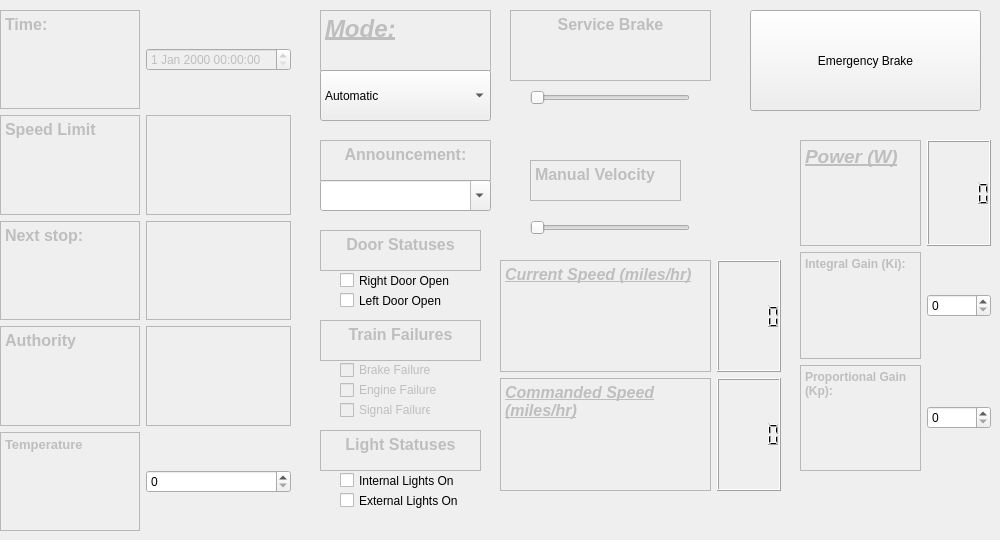
    <widget class="QWidget" name="manual">
     <attribute name="title">
      <string>Main Page</string>
     </attribute>
     <widget class="QCheckBox" name="leftdoor">
      <property name="geometry">
       <rect>
        <x>340</x>
        <y>280</y>
        <width>131</width>
        <height>41</height>
       </rect>
      </property>
      <property name="text">
       <string>Left Door Open</string>
      </property>
     </widget>
     <widget class="QCheckBox" name="rightdoor">
      <property name="geometry">
       <rect>
        <x>340</x>
        <y>270</y>
        <width>111</width>
        <height>21</height>
       </rect>
      </property>
      <property name="text">
       <string>Right Door Open</string>
      </property>
     </widget>
     <widget class="QCheckBox" name="internallight">
      <property name="geometry">
       <rect>
        <x>340</x>
        <y>470</y>
        <width>121</width>
        <height>21</height>
       </rect>
      </property>
      <property name="text">
       <string>Internal Lights On</string>
      </property>
     </widget>
     <widget class="QCheckBox" name="externallight">
      <property name="geometry">
       <rect>
        <x>340</x>
        <y>490</y>
        <width>121</width>
        <height>21</height>
       </rect>
      </property>
      <property name="text">
       <string>External Lights On</string>
      </property>
     </widget>
     <widget class="QTextEdit" name="textEdit">
      <property name="enabled">
       <bool>false</bool>
      </property>
      <property name="geometry">
       <rect>
        <x>320</x>
        <y>430</y>
        <width>161</width>
        <height>41</height>
       </rect>
      </property>
      <property name="html">
       <string>&lt;!DOCTYPE HTML PUBLIC &quot;-//W3C//DTD HTML 4.0//EN&quot; &quot;http://www.w3.org/TR/REC-html40/strict.dtd&quot;&gt;
&lt;html&gt;&lt;head&gt;&lt;meta name=&quot;qrichtext&quot; content=&quot;1&quot; /&gt;&lt;meta charset=&quot;utf-8&quot; /&gt;&lt;style type=&quot;text/css&quot;&gt;
p, li { white-space: pre-wrap; }
hr { height: 1px; border-width: 0; }
li.unchecked::marker { content: &quot;\2610&quot;; }
li.checked::marker { content: &quot;\2612&quot;; }
&lt;/style&gt;&lt;/head&gt;&lt;body style=&quot; font-family:'Segoe UI'; font-size:9pt; font-weight:400; font-style:normal;&quot;&gt;
&lt;p align=&quot;center&quot; style=&quot; margin-top:0px; margin-bottom:0px; margin-left:0px; margin-right:0px; -qt-block-indent:0; text-indent:0px;&quot;&gt;&lt;span style=&quot; font-size:12pt; font-weight:700;&quot;&gt;Light Statuses&lt;/span&gt;&lt;/p&gt;&lt;/body&gt;&lt;/html&gt;</string>
      </property>
     </widget>
     <widget class="QTextEdit" name="textEdit_3">
      <property name="enabled">
       <bool>false</bool>
      </property>
      <property name="geometry">
       <rect>
        <x>320</x>
        <y>230</y>
        <width>161</width>
        <height>41</height>
       </rect>
      </property>
      <property name="html">
       <string>&lt;!DOCTYPE HTML PUBLIC &quot;-//W3C//DTD HTML 4.0//EN&quot; &quot;http://www.w3.org/TR/REC-html40/strict.dtd&quot;&gt;
&lt;html&gt;&lt;head&gt;&lt;meta name=&quot;qrichtext&quot; content=&quot;1&quot; /&gt;&lt;meta charset=&quot;utf-8&quot; /&gt;&lt;style type=&quot;text/css&quot;&gt;
p, li { white-space: pre-wrap; }
hr { height: 1px; border-width: 0; }
li.unchecked::marker { content: &quot;\2610&quot;; }
li.checked::marker { content: &quot;\2612&quot;; }
&lt;/style&gt;&lt;/head&gt;&lt;body style=&quot; font-family:'Segoe UI'; font-size:9pt; font-weight:400; font-style:normal;&quot;&gt;
&lt;p align=&quot;center&quot; style=&quot; margin-top:0px; margin-bottom:0px; margin-left:0px; margin-right:0px; -qt-block-indent:0; text-indent:0px;&quot;&gt;&lt;span style=&quot; font-size:12pt; font-weight:700;&quot;&gt;Door Statuses&lt;/span&gt;&lt;/p&gt;&lt;/body&gt;&lt;/html&gt;</string>
      </property>
     </widget>
     <widget class="QPushButton" name="ebrake">
      <property name="geometry">
       <rect>
        <x>750</x>
        <y>10</y>
        <width>231</width>
        <height>101</height>
       </rect>
      </property>
      <property name="toolTip">
       <string>&lt;html&gt;&lt;head/&gt;&lt;body&gt;&lt;p&gt;&lt;br/&gt;&lt;/p&gt;&lt;/body&gt;&lt;/html&gt;</string>
      </property>
      <property name="text">
       <string>Emergency Brake</string>
      </property>
     </widget>
     <widget class="QTextEdit" name="textEdit_2">
      <property name="enabled">
       <bool>false</bool>
      </property>
      <property name="geometry">
       <rect>
        <x>320</x>
        <y>140</y>
        <width>171</width>
        <height>41</height>
       </rect>
      </property>
      <property name="html">
       <string>&lt;!DOCTYPE HTML PUBLIC &quot;-//W3C//DTD HTML 4.0//EN&quot; &quot;http://www.w3.org/TR/REC-html40/strict.dtd&quot;&gt;
&lt;html&gt;&lt;head&gt;&lt;meta name=&quot;qrichtext&quot; content=&quot;1&quot; /&gt;&lt;meta charset=&quot;utf-8&quot; /&gt;&lt;style type=&quot;text/css&quot;&gt;
p, li { white-space: pre-wrap; }
hr { height: 1px; border-width: 0; }
li.unchecked::marker { content: &quot;\2610&quot;; }
li.checked::marker { content: &quot;\2612&quot;; }
&lt;/style&gt;&lt;/head&gt;&lt;body style=&quot; font-family:'Segoe UI'; font-size:9pt; font-weight:400; font-style:normal;&quot;&gt;
&lt;p align=&quot;center&quot; style=&quot; margin-top:0px; margin-bottom:0px; margin-left:0px; margin-right:0px; -qt-block-indent:0; text-indent:0px;&quot;&gt;&lt;span style=&quot; font-size:12pt; font-weight:700;&quot;&gt;Announcement:&lt;/span&gt;&lt;/p&gt;&lt;/body&gt;&lt;/html&gt;</string>
      </property>
     </widget>
     <widget class="QComboBox" name="announcement">
      <property name="enabled">
       <bool>true</bool>
      </property>
      <property name="geometry">
       <rect>
        <x>320</x>
        <y>180</y>
        <width>171</width>
        <height>31</height>
       </rect>
      </property>
      <property name="editable">
       <bool>true</bool>
      </property>
      <property name="duplicatesEnabled">
       <bool>false</bool>
      </property>
     </widget>
     <widget class="QTextEdit" name="manualtrainfailures">
      <property name="enabled">
       <bool>false</bool>
      </property>
      <property name="geometry">
       <rect>
        <x>320</x>
        <y>320</y>
        <width>161</width>
        <height>41</height>
       </rect>
      </property>
      <property name="html">
       <string>&lt;!DOCTYPE HTML PUBLIC &quot;-//W3C//DTD HTML 4.0//EN&quot; &quot;http://www.w3.org/TR/REC-html40/strict.dtd&quot;&gt;
&lt;html&gt;&lt;head&gt;&lt;meta name=&quot;qrichtext&quot; content=&quot;1&quot; /&gt;&lt;meta charset=&quot;utf-8&quot; /&gt;&lt;style type=&quot;text/css&quot;&gt;
p, li { white-space: pre-wrap; }
hr { height: 1px; border-width: 0; }
li.unchecked::marker { content: &quot;\2610&quot;; }
li.checked::marker { content: &quot;\2612&quot;; }
&lt;/style&gt;&lt;/head&gt;&lt;body style=&quot; font-family:'Segoe UI'; font-size:9pt; font-weight:400; font-style:normal;&quot;&gt;
&lt;p align=&quot;center&quot; style=&quot; margin-top:0px; margin-bottom:0px; margin-left:0px; margin-right:0px; -qt-block-indent:0; text-indent:0px;&quot;&gt;&lt;span style=&quot; font-size:12pt; font-weight:700;&quot;&gt;Train Failures&lt;/span&gt;&lt;/p&gt;&lt;/body&gt;&lt;/html&gt;</string>
      </property>
     </widget>
     <widget class="QWidget" name="gridLayoutWidget_2">
      <property name="geometry">
       <rect>
        <x>0</x>
        <y>10</y>
        <width>291</width>
        <height>521</height>
       </rect>
      </property>
      <layout class="QGridLayout" name="gridLayout_2">
       <item row="0" column="2">
        <widget class="QDateTimeEdit" name="time">
         <property name="enabled">
          <bool>false</bool>
         </property>
        </widget>
       </item>
       <item row="11" column="0">
        <widget class="QTextEdit" name="textEdit_8">
         <property name="enabled">
          <bool>false</bool>
         </property>
         <property name="html">
          <string>&lt;!DOCTYPE HTML PUBLIC &quot;-//W3C//DTD HTML 4.0//EN&quot; &quot;http://www.w3.org/TR/REC-html40/strict.dtd&quot;&gt;
&lt;html&gt;&lt;head&gt;&lt;meta name=&quot;qrichtext&quot; content=&quot;1&quot; /&gt;&lt;meta charset=&quot;utf-8&quot; /&gt;&lt;style type=&quot;text/css&quot;&gt;
p, li { white-space: pre-wrap; }
hr { height: 1px; border-width: 0; }
li.unchecked::marker { content: &quot;\2610&quot;; }
li.checked::marker { content: &quot;\2612&quot;; }
&lt;/style&gt;&lt;/head&gt;&lt;body style=&quot; font-family:'Segoe UI'; font-size:9pt; font-weight:400; font-style:normal;&quot;&gt;
&lt;p style=&quot; margin-top:0px; margin-bottom:0px; margin-left:0px; margin-right:0px; -qt-block-indent:0; text-indent:0px;&quot;&gt;&lt;span style=&quot; font-size:10pt; font-weight:700;&quot;&gt;Temperature&lt;/span&gt;&lt;/p&gt;&lt;/body&gt;&lt;/html&gt;</string>
         </property>
        </widget>
       </item>
       <item row="1" column="2">
        <widget class="QTextEdit" name="speedlimit">
         <property name="enabled">
          <bool>false</bool>
         </property>
        </widget>
       </item>
       <item row="11" column="2">
        <widget class="QSpinBox" name="temp">
         <property name="wrapping">
          <bool>false</bool>
         </property>
         <property name="frame">
          <bool>true</bool>
         </property>
        </widget>
       </item>
       <item row="5" column="2">
        <widget class="QTextEdit" name="authority">
         <property name="enabled">
          <bool>false</bool>
         </property>
         <property name="html">
          <string>&lt;!DOCTYPE HTML PUBLIC &quot;-//W3C//DTD HTML 4.0//EN&quot; &quot;http://www.w3.org/TR/REC-html40/strict.dtd&quot;&gt;
&lt;html&gt;&lt;head&gt;&lt;meta name=&quot;qrichtext&quot; content=&quot;1&quot; /&gt;&lt;meta charset=&quot;utf-8&quot; /&gt;&lt;style type=&quot;text/css&quot;&gt;
p, li { white-space: pre-wrap; }
hr { height: 1px; border-width: 0; }
li.unchecked::marker { content: &quot;\2610&quot;; }
li.checked::marker { content: &quot;\2612&quot;; }
&lt;/style&gt;&lt;/head&gt;&lt;body style=&quot; font-family:'Segoe UI'; font-size:9pt; font-weight:400; font-style:normal;&quot;&gt;
&lt;p style=&quot;-qt-paragraph-type:empty; margin-top:0px; margin-bottom:0px; margin-left:0px; margin-right:0px; -qt-block-indent:0; text-indent:0px;&quot;&gt;&lt;br /&gt;&lt;/p&gt;&lt;/body&gt;&lt;/html&gt;</string>
         </property>
        </widget>
       </item>
       <item row="5" column="0">
        <widget class="QTextEdit" name="textEdit_15">
         <property name="enabled">
          <bool>false</bool>
         </property>
         <property name="html">
          <string>&lt;!DOCTYPE HTML PUBLIC &quot;-//W3C//DTD HTML 4.0//EN&quot; &quot;http://www.w3.org/TR/REC-html40/strict.dtd&quot;&gt;
&lt;html&gt;&lt;head&gt;&lt;meta name=&quot;qrichtext&quot; content=&quot;1&quot; /&gt;&lt;meta charset=&quot;utf-8&quot; /&gt;&lt;style type=&quot;text/css&quot;&gt;
p, li { white-space: pre-wrap; }
hr { height: 1px; border-width: 0; }
li.unchecked::marker { content: &quot;\2610&quot;; }
li.checked::marker { content: &quot;\2612&quot;; }
&lt;/style&gt;&lt;/head&gt;&lt;body style=&quot; font-family:'Segoe UI'; font-size:9pt; font-weight:400; font-style:normal;&quot;&gt;
&lt;p style=&quot; margin-top:0px; margin-bottom:0px; margin-left:0px; margin-right:0px; -qt-block-indent:0; text-indent:0px;&quot;&gt;&lt;span style=&quot; font-size:12pt; font-weight:700;&quot;&gt;Authority&lt;/span&gt;&lt;/p&gt;&lt;/body&gt;&lt;/html&gt;</string>
         </property>
        </widget>
       </item>
       <item row="3" column="2">
        <widget class="QTextEdit" name="nextstop">
         <property name="enabled">
          <bool>false</bool>
         </property>
         <property name="html">
          <string>&lt;!DOCTYPE HTML PUBLIC &quot;-//W3C//DTD HTML 4.0//EN&quot; &quot;http://www.w3.org/TR/REC-html40/strict.dtd&quot;&gt;
&lt;html&gt;&lt;head&gt;&lt;meta name=&quot;qrichtext&quot; content=&quot;1&quot; /&gt;&lt;meta charset=&quot;utf-8&quot; /&gt;&lt;style type=&quot;text/css&quot;&gt;
p, li { white-space: pre-wrap; }
hr { height: 1px; border-width: 0; }
li.unchecked::marker { content: &quot;\2610&quot;; }
li.checked::marker { content: &quot;\2612&quot;; }
&lt;/style&gt;&lt;/head&gt;&lt;body style=&quot; font-family:'Segoe UI'; font-size:9pt; font-weight:400; font-style:normal;&quot;&gt;
&lt;p style=&quot;-qt-paragraph-type:empty; margin-top:0px; margin-bottom:0px; margin-left:0px; margin-right:0px; -qt-block-indent:0; text-indent:0px;&quot;&gt;&lt;br /&gt;&lt;/p&gt;&lt;/body&gt;&lt;/html&gt;</string>
         </property>
        </widget>
       </item>
       <item row="1" column="0">
        <widget class="QTextEdit" name="textEdit_4">
         <property name="enabled">
          <bool>false</bool>
         </property>
         <property name="html">
          <string>&lt;!DOCTYPE HTML PUBLIC &quot;-//W3C//DTD HTML 4.0//EN&quot; &quot;http://www.w3.org/TR/REC-html40/strict.dtd&quot;&gt;
&lt;html&gt;&lt;head&gt;&lt;meta name=&quot;qrichtext&quot; content=&quot;1&quot; /&gt;&lt;meta charset=&quot;utf-8&quot; /&gt;&lt;style type=&quot;text/css&quot;&gt;
p, li { white-space: pre-wrap; }
hr { height: 1px; border-width: 0; }
li.unchecked::marker { content: &quot;\2610&quot;; }
li.checked::marker { content: &quot;\2612&quot;; }
&lt;/style&gt;&lt;/head&gt;&lt;body style=&quot; font-family:'Segoe UI'; font-size:9pt; font-weight:400; font-style:normal;&quot;&gt;
&lt;p style=&quot; margin-top:0px; margin-bottom:0px; margin-left:0px; margin-right:0px; -qt-block-indent:0; text-indent:0px;&quot;&gt;&lt;span style=&quot; font-size:12pt; font-weight:700;&quot;&gt;Speed Limit&lt;/span&gt;&lt;/p&gt;&lt;/body&gt;&lt;/html&gt;</string>
         </property>
        </widget>
       </item>
       <item row="3" column="0">
        <widget class="QTextEdit" name="amanualnextstop">
         <property name="enabled">
          <bool>false</bool>
         </property>
         <property name="html">
          <string>&lt;!DOCTYPE HTML PUBLIC &quot;-//W3C//DTD HTML 4.0//EN&quot; &quot;http://www.w3.org/TR/REC-html40/strict.dtd&quot;&gt;
&lt;html&gt;&lt;head&gt;&lt;meta name=&quot;qrichtext&quot; content=&quot;1&quot; /&gt;&lt;meta charset=&quot;utf-8&quot; /&gt;&lt;style type=&quot;text/css&quot;&gt;
p, li { white-space: pre-wrap; }
hr { height: 1px; border-width: 0; }
li.unchecked::marker { content: &quot;\2610&quot;; }
li.checked::marker { content: &quot;\2612&quot;; }
&lt;/style&gt;&lt;/head&gt;&lt;body style=&quot; font-family:'Segoe UI'; font-size:9pt; font-weight:400; font-style:normal;&quot;&gt;
&lt;p style=&quot; margin-top:0px; margin-bottom:0px; margin-left:0px; margin-right:0px; -qt-block-indent:0; text-indent:0px;&quot;&gt;&lt;span style=&quot; font-size:12pt; font-weight:700;&quot;&gt;Next stop:&lt;/span&gt;&lt;/p&gt;&lt;/body&gt;&lt;/html&gt;</string>
         </property>
        </widget>
       </item>
       <item row="0" column="0">
        <widget class="QTextEdit" name="textEdit_10">
         <property name="enabled">
          <bool>false</bool>
         </property>
         <property name="html">
          <string>&lt;!DOCTYPE HTML PUBLIC &quot;-//W3C//DTD HTML 4.0//EN&quot; &quot;http://www.w3.org/TR/REC-html40/strict.dtd&quot;&gt;
&lt;html&gt;&lt;head&gt;&lt;meta name=&quot;qrichtext&quot; content=&quot;1&quot; /&gt;&lt;meta charset=&quot;utf-8&quot; /&gt;&lt;style type=&quot;text/css&quot;&gt;
p, li { white-space: pre-wrap; }
hr { height: 1px; border-width: 0; }
li.unchecked::marker { content: &quot;\2610&quot;; }
li.checked::marker { content: &quot;\2612&quot;; }
&lt;/style&gt;&lt;/head&gt;&lt;body style=&quot; font-family:'Segoe UI'; font-size:9pt; font-weight:400; font-style:normal;&quot;&gt;
&lt;p style=&quot; margin-top:0px; margin-bottom:0px; margin-left:0px; margin-right:0px; -qt-block-indent:0; text-indent:0px;&quot;&gt;&lt;span style=&quot; font-size:12pt; font-weight:700;&quot;&gt;Time:&lt;/span&gt;&lt;/p&gt;&lt;/body&gt;&lt;/html&gt;</string>
         </property>
        </widget>
       </item>
      </layout>
     </widget>
     <widget class="QCheckBox" name="brakefailure">
      <property name="enabled">
       <bool>false</bool>
      </property>
      <property name="geometry">
       <rect>
        <x>340</x>
        <y>360</y>
        <width>91</width>
        <height>20</height>
       </rect>
      </property>
      <property name="text">
       <string>Brake Failure</string>
      </property>
     </widget>
     <widget class="QCheckBox" name="enginefailure">
      <property name="enabled">
       <bool>false</bool>
      </property>
      <property name="geometry">
       <rect>
        <x>340</x>
        <y>380</y>
        <width>101</width>
        <height>20</height>
       </rect>
      </property>
      <property name="text">
       <string>Engine Failure</string>
      </property>
     </widget>
     <widget class="QCheckBox" name="signalfailure">
      <property name="enabled">
       <bool>false</bool>
      </property>
      <property name="geometry">
       <rect>
        <x>340</x>
        <y>400</y>
        <width>91</width>
        <height>20</height>
       </rect>
      </property>
      <property name="text">
       <string>Signal Failure</string>
      </property>
     </widget>
     <widget class="QWidget" name="gridLayoutWidget_5">
      <property name="geometry">
       <rect>
        <x>800</x>
        <y>140</y>
        <width>191</width>
        <height>331</height>
       </rect>
      </property>
      <layout class="QGridLayout" name="gridLayout_5">
       <item row="1" column="0">
        <widget class="QTextEdit" name="amanualki">
         <property name="enabled">
          <bool>false</bool>
         </property>
         <property name="html">
          <string>&lt;!DOCTYPE HTML PUBLIC &quot;-//W3C//DTD HTML 4.0//EN&quot; &quot;http://www.w3.org/TR/REC-html40/strict.dtd&quot;&gt;
&lt;html&gt;&lt;head&gt;&lt;meta name=&quot;qrichtext&quot; content=&quot;1&quot; /&gt;&lt;meta charset=&quot;utf-8&quot; /&gt;&lt;style type=&quot;text/css&quot;&gt;
p, li { white-space: pre-wrap; }
hr { height: 1px; border-width: 0; }
li.unchecked::marker { content: &quot;\2610&quot;; }
li.checked::marker { content: &quot;\2612&quot;; }
&lt;/style&gt;&lt;/head&gt;&lt;body style=&quot; font-family:'Segoe UI'; font-size:9pt; font-weight:400; font-style:normal;&quot;&gt;
&lt;p style=&quot; margin-top:0px; margin-bottom:0px; margin-left:0px; margin-right:0px; -qt-block-indent:0; text-indent:0px;&quot;&gt;&lt;span style=&quot; font-weight:700;&quot;&gt;Integral Gain (Ki):&lt;/span&gt;&lt;/p&gt;&lt;/body&gt;&lt;/html&gt;</string>
         </property>
        </widget>
       </item>
       <item row="2" column="1">
        <widget class="QSpinBox" name="kp"/>
       </item>
       <item row="1" column="1">
        <widget class="QSpinBox" name="ki"/>
       </item>
       <item row="2" column="0">
        <widget class="QTextEdit" name="amanualkp">
         <property name="enabled">
          <bool>false</bool>
         </property>
         <property name="html">
          <string>&lt;!DOCTYPE HTML PUBLIC &quot;-//W3C//DTD HTML 4.0//EN&quot; &quot;http://www.w3.org/TR/REC-html40/strict.dtd&quot;&gt;
&lt;html&gt;&lt;head&gt;&lt;meta name=&quot;qrichtext&quot; content=&quot;1&quot; /&gt;&lt;meta charset=&quot;utf-8&quot; /&gt;&lt;style type=&quot;text/css&quot;&gt;
p, li { white-space: pre-wrap; }
hr { height: 1px; border-width: 0; }
li.unchecked::marker { content: &quot;\2610&quot;; }
li.checked::marker { content: &quot;\2612&quot;; }
&lt;/style&gt;&lt;/head&gt;&lt;body style=&quot; font-family:'Segoe UI'; font-size:9pt; font-weight:400; font-style:normal;&quot;&gt;
&lt;p style=&quot; margin-top:0px; margin-bottom:0px; margin-left:0px; margin-right:0px; -qt-block-indent:0; text-indent:0px;&quot;&gt;&lt;span style=&quot; font-weight:700;&quot;&gt;Proportional Gain (Kp):&lt;/span&gt;&lt;/p&gt;&lt;/body&gt;&lt;/html&gt;</string>
         </property>
        </widget>
       </item>
       <item row="0" column="0">
        <widget class="QTextEdit" name="apowertext">
         <property name="enabled">
          <bool>false</bool>
         </property>
         <property name="html">
          <string>&lt;!DOCTYPE HTML PUBLIC &quot;-//W3C//DTD HTML 4.0//EN&quot; &quot;http://www.w3.org/TR/REC-html40/strict.dtd&quot;&gt;
&lt;html&gt;&lt;head&gt;&lt;meta name=&quot;qrichtext&quot; content=&quot;1&quot; /&gt;&lt;meta charset=&quot;utf-8&quot; /&gt;&lt;style type=&quot;text/css&quot;&gt;
p, li { white-space: pre-wrap; }
hr { height: 1px; border-width: 0; }
li.unchecked::marker { content: &quot;\2610&quot;; }
li.checked::marker { content: &quot;\2612&quot;; }
&lt;/style&gt;&lt;/head&gt;&lt;body style=&quot; font-family:'Segoe UI'; font-size:9pt; font-weight:400; font-style:normal;&quot;&gt;
&lt;p style=&quot; margin-top:0px; margin-bottom:0px; margin-left:0px; margin-right:0px; -qt-block-indent:0; text-indent:0px;&quot;&gt;&lt;span style=&quot; font-size:14pt; font-weight:700; font-style:italic; text-decoration: underline;&quot;&gt;Power (W)&lt;/span&gt;&lt;/p&gt;&lt;/body&gt;&lt;/html&gt;</string>
         </property>
        </widget>
       </item>
       <item row="0" column="1">
        <widget class="QLCDNumber" name="power"/>
       </item>
      </layout>
     </widget>
     <widget class="QTextEdit" name="textEdit_17">
      <property name="enabled">
       <bool>false</bool>
      </property>
      <property name="geometry">
       <rect>
        <x>320</x>
        <y>10</y>
        <width>171</width>
        <height>61</height>
       </rect>
      </property>
      <property name="autoFillBackground">
       <bool>false</bool>
      </property>
      <property name="html">
       <string>&lt;!DOCTYPE HTML PUBLIC &quot;-//W3C//DTD HTML 4.0//EN&quot; &quot;http://www.w3.org/TR/REC-html40/strict.dtd&quot;&gt;
&lt;html&gt;&lt;head&gt;&lt;meta name=&quot;qrichtext&quot; content=&quot;1&quot; /&gt;&lt;meta charset=&quot;utf-8&quot; /&gt;&lt;style type=&quot;text/css&quot;&gt;
p, li { white-space: pre-wrap; }
hr { height: 1px; border-width: 0; }
li.unchecked::marker { content: &quot;\2610&quot;; }
li.checked::marker { content: &quot;\2612&quot;; }
&lt;/style&gt;&lt;/head&gt;&lt;body style=&quot; font-family:'Segoe UI'; font-size:9pt; font-weight:400; font-style:normal;&quot;&gt;
&lt;p style=&quot; margin-top:0px; margin-bottom:0px; margin-left:0px; margin-right:0px; -qt-block-indent:0; text-indent:0px;&quot;&gt;&lt;span style=&quot; font-size:18pt; font-weight:700; font-style:italic; text-decoration: underline;&quot;&gt;Mode:&lt;/span&gt;&lt;/p&gt;&lt;/body&gt;&lt;/html&gt;</string>
      </property>
     </widget>
     <widget class="QComboBox" name="mode">
      <property name="geometry">
       <rect>
        <x>320</x>
        <y>70</y>
        <width>171</width>
        <height>51</height>
       </rect>
      </property>
      <item>
       <property name="text">
        <string>Automatic</string>
       </property>
      </item>
      <item>
       <property name="text">
        <string>Manual</string>
       </property>
      </item>
     </widget>
     <widget class="QTextEdit" name="textEdit_9">
      <property name="enabled">
       <bool>false</bool>
      </property>
      <property name="geometry">
       <rect>
        <x>530</x>
        <y>160</y>
        <width>151</width>
        <height>41</height>
       </rect>
      </property>
      <property name="html">
       <string>&lt;!DOCTYPE HTML PUBLIC &quot;-//W3C//DTD HTML 4.0//EN&quot; &quot;http://www.w3.org/TR/REC-html40/strict.dtd&quot;&gt;
&lt;html&gt;&lt;head&gt;&lt;meta name=&quot;qrichtext&quot; content=&quot;1&quot; /&gt;&lt;meta charset=&quot;utf-8&quot; /&gt;&lt;style type=&quot;text/css&quot;&gt;
p, li { white-space: pre-wrap; }
hr { height: 1px; border-width: 0; }
li.unchecked::marker { content: &quot;\2610&quot;; }
li.checked::marker { content: &quot;\2612&quot;; }
&lt;/style&gt;&lt;/head&gt;&lt;body style=&quot; font-family:'Segoe UI'; font-size:9pt; font-weight:400; font-style:normal;&quot;&gt;
&lt;p style=&quot; margin-top:0px; margin-bottom:0px; margin-left:0px; margin-right:0px; -qt-block-indent:0; text-indent:0px;&quot;&gt;&lt;span style=&quot; font-size:12pt; font-weight:700;&quot;&gt;Manual Velocity&lt;/span&gt;&lt;/p&gt;&lt;/body&gt;&lt;/html&gt;</string>
      </property>
     </widget>
     <widget class="QSlider" name="manualspeed">
      <property name="geometry">
       <rect>
        <x>530</x>
        <y>220</y>
        <width>160</width>
        <height>16</height>
       </rect>
      </property>
      <property name="orientation">
       <enum>Qt::Horizontal</enum>
      </property>
     </widget>
     <widget class="QTextEdit" name="textEdit_12">
      <property name="enabled">
       <bool>false</bool>
      </property>
      <property name="geometry">
       <rect>
        <x>510</x>
        <y>10</y>
        <width>201</width>
        <height>71</height>
       </rect>
      </property>
      <property name="html">
       <string>&lt;!DOCTYPE HTML PUBLIC &quot;-//W3C//DTD HTML 4.0//EN&quot; &quot;http://www.w3.org/TR/REC-html40/strict.dtd&quot;&gt;
&lt;html&gt;&lt;head&gt;&lt;meta name=&quot;qrichtext&quot; content=&quot;1&quot; /&gt;&lt;meta charset=&quot;utf-8&quot; /&gt;&lt;style type=&quot;text/css&quot;&gt;
p, li { white-space: pre-wrap; }
hr { height: 1px; border-width: 0; }
li.unchecked::marker { content: &quot;\2610&quot;; }
li.checked::marker { content: &quot;\2612&quot;; }
&lt;/style&gt;&lt;/head&gt;&lt;body style=&quot; font-family:'Segoe UI'; font-size:9pt; font-weight:400; font-style:normal;&quot;&gt;
&lt;p align=&quot;center&quot; style=&quot; margin-top:0px; margin-bottom:0px; margin-left:0px; margin-right:0px; -qt-block-indent:0; text-indent:0px;&quot;&gt;&lt;span style=&quot; font-size:12pt; font-weight:700;&quot;&gt;Service Brake&lt;/span&gt;&lt;/p&gt;&lt;/body&gt;&lt;/html&gt;</string>
      </property>
     </widget>
     <widget class="QSlider" name="servicebrake">
      <property name="geometry">
       <rect>
        <x>530</x>
        <y>90</y>
        <width>160</width>
        <height>16</height>
       </rect>
      </property>
      <property name="orientation">
       <enum>Qt::Horizontal</enum>
      </property>
     </widget>
     <widget class="QWidget" name="gridLayoutWidget_7">
      <property name="geometry">
       <rect>
        <x>500</x>
        <y>260</y>
        <width>281</width>
        <height>231</height>
       </rect>
      </property>
      <layout class="QGridLayout" name="gridLayout_7">
       <item row="1" column="0">
        <widget class="QTextEdit" name="textEdit_11">
         <property name="enabled">
          <bool>false</bool>
         </property>
         <property name="html">
          <string>&lt;!DOCTYPE HTML PUBLIC &quot;-//W3C//DTD HTML 4.0//EN&quot; &quot;http://www.w3.org/TR/REC-html40/strict.dtd&quot;&gt;
&lt;html&gt;&lt;head&gt;&lt;meta name=&quot;qrichtext&quot; content=&quot;1&quot; /&gt;&lt;meta charset=&quot;utf-8&quot; /&gt;&lt;style type=&quot;text/css&quot;&gt;
p, li { white-space: pre-wrap; }
hr { height: 1px; border-width: 0; }
li.unchecked::marker { content: &quot;\2610&quot;; }
li.checked::marker { content: &quot;\2612&quot;; }
&lt;/style&gt;&lt;/head&gt;&lt;body style=&quot; font-family:'Segoe UI'; font-size:9pt; font-weight:400; font-style:normal;&quot;&gt;
&lt;p style=&quot; margin-top:0px; margin-bottom:0px; margin-left:0px; margin-right:0px; -qt-block-indent:0; text-indent:0px;&quot;&gt;&lt;span style=&quot; font-size:12pt; font-weight:700; font-style:italic; text-decoration: underline;&quot;&gt;Current Speed (miles/hr)&lt;/span&gt;&lt;/p&gt;&lt;/body&gt;&lt;/html&gt;</string>
         </property>
        </widget>
       </item>
       <item row="2" column="0">
        <widget class="QTextEdit" name="amanualspeedtext">
         <property name="enabled">
          <bool>false</bool>
         </property>
         <property name="layoutDirection">
          <enum>Qt::LeftToRight</enum>
         </property>
         <property name="html">
          <string>&lt;!DOCTYPE HTML PUBLIC &quot;-//W3C//DTD HTML 4.0//EN&quot; &quot;http://www.w3.org/TR/REC-html40/strict.dtd&quot;&gt;
&lt;html&gt;&lt;head&gt;&lt;meta name=&quot;qrichtext&quot; content=&quot;1&quot; /&gt;&lt;meta charset=&quot;utf-8&quot; /&gt;&lt;style type=&quot;text/css&quot;&gt;
p, li { white-space: pre-wrap; }
hr { height: 1px; border-width: 0; }
li.unchecked::marker { content: &quot;\2610&quot;; }
li.checked::marker { content: &quot;\2612&quot;; }
&lt;/style&gt;&lt;/head&gt;&lt;body style=&quot; font-family:'Segoe UI'; font-size:9pt; font-weight:400; font-style:normal;&quot;&gt;
&lt;p style=&quot; margin-top:0px; margin-bottom:0px; margin-left:0px; margin-right:0px; -qt-block-indent:0; text-indent:0px;&quot;&gt;&lt;span style=&quot; font-size:12pt; font-weight:700; font-style:italic; text-decoration: underline;&quot;&gt;Commanded Speed (miles/hr)&lt;/span&gt;&lt;/p&gt;&lt;/body&gt;&lt;/html&gt;</string>
         </property>
        </widget>
       </item>
       <item row="1" column="1">
        <widget class="QLCDNumber" name="currentspeed"/>
       </item>
       <item row="2" column="1">
        <widget class="QLCDNumber" name="commandedspeed"/>
       </item>
      </layout>
     </widget>
    </widget>
